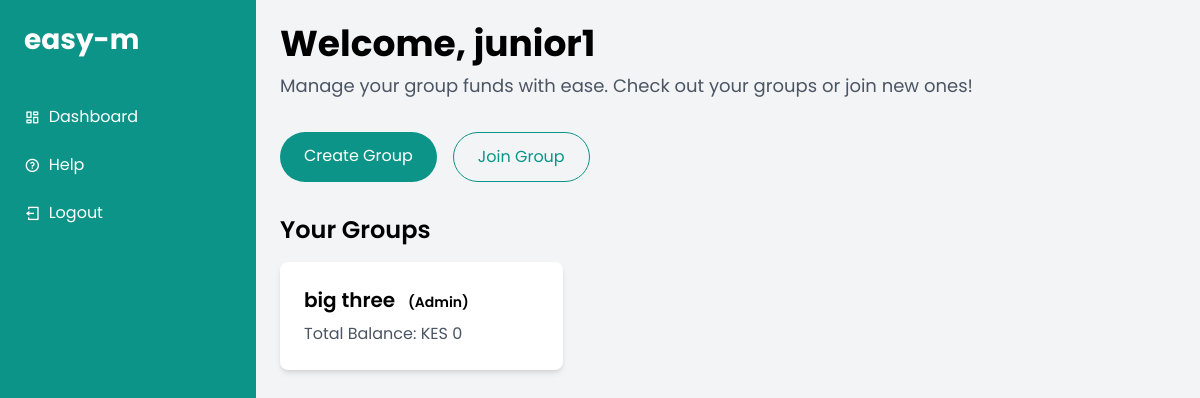
Screenshot of / (signed in) with the database file from the repository.
### contributions/models.py (models this page shows, shortened)
class Group(models.Model):
    name = models.CharField(max_length=100)
    members = models.ManyToManyField(User)
    weekly_contribution = models.DecimalField(max_digits=10, decimal_places=2)
    interest_rate = models.DecimalField(max_digits=5, decimal_places=2, default=25)
    admin = models.ForeignKey(User, on_delete=models.CASCADE, related_name='admin_groups')
    join_code = models.CharField(max_length=8, blank=True, null=True)
    created_at = models.DateTimeField(auto_now_add=True)
    cycle_length = models.PositiveIntegerField(default=7)  # Length of payout cycle in days

### contributions/views.py (the view)
# urls.py: path('', views.dashboard, name='dashboard'),
@login_required
def dashboard(request):
    groups = Group.objects.filter(members=request.user)
    return render(request, 'contributions/dashboard.html', {
        'groups': groups,
    })

### contributions/templates/contributions/dashboard.html (shortened to what this page needs)
{% extends 'contributions/base.html' %}
{% block content %}
<div class="container mx-auto">
    <div class="mb-8">
        <h1 class="text-4xl font-bold text-charcoal">Welcome, {{ user.username }}</h1>
        <p class="text-lg text-gray-600 mt-2">Manage your group funds with ease. Check out your groups or join new ones!</p>
    </div>
    <div class="flex space-x-4 mb-8">
        <a href="{% url 'create_group' %}" class="bg-teal-600 text-white px-6 py-3 rounded-full hover:bg-teal-700 transition">Create Group</a>
        <a href="{% url 'join_group' %}" class="border border-teal-600 text-teal-600 px-6 py-3 rounded-full hover:bg-teal-600 hover:text-white transition">Join Group</a>
    </div>
    <h2 class="text-2xl font-semibold text-charcoal mb-4">Your Groups</h2>
    {% if groups %}
    <div class="grid grid-cols-1 md:grid-cols-2 lg:grid-cols-3 gap-6">
        {% for group in groups %}
        <div class="bg-white p-6 rounded-lg shadow-md hover:shadow-lg transition">
            <h3 class="text-xl font-semibold text-charcoal">
                <a href="{% url 'group_detail' group.id %}" class="hover:text-teal-600">{{ group.name }}</a>
                {% if group.admin == user %}
                <span class="text-sm text-coral ml-2">(Admin)</span>
                {% endif %}
            </h3>
            <p class="text-gray-600 mt-2">Total Balance: KES {{ group.contribution_set.all|length|default:"0" }}</p>
        </div>
        {% endfor %}
    </div>
    {% else %}
    <p class="text-gray-600">You are not part of any groups yet.</p>
    {% endif %}
</div>
{% endblock %}

### contributions/static/css/style.css (style rules this page uses)
* { margin: 0; padding: 0; box-sizing: border-box; font-family: 'Poppins', sans-serif; list-style: none; text-decoration: none; }
body { background-color: #F7F7F7; }
:root { --teal-600: #4ABDAC; --charcoal: #333333; --coral: #FC4A1A; }

### rows the page displays
Group: name "big three", shows "(Admin)", contribution_set.all|length "0"

### other values shown
{{ user.username }} "junior1"
